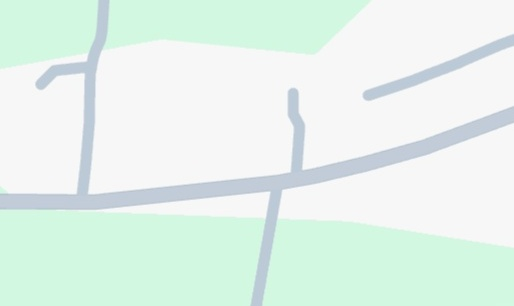
#> input picture temp.jpg, 514 x 306 px
$ python -i todo.py   (imports and definitions only)
#> lines starting #> are read from the running program, lines starting #| are printed output that depends on the picture; after the words box and inside, x2 and y2 are one past the last pixel; in counts of white or black regions, pixels touching at a corner belong together
import cv2
import numpy as np
import random
import os
from skimage.morphology import skeletonize

def extract_centerline_and_junctions(image_path, debug=False):
#> called with image_path = 'temp.jpg', debug = False
    img = cv2.imread(image_path)
#> img is the input picture: shape (306, 514, 3); mean B, G, R 235.6, 243.1, 227.6
    if img is None:
        raise FileNotFoundError("Không tìm thấy ảnh gốc.")


    # Lọc màu đường (BGR)
    color_min_tong = np.array([0, 0, 0], dtype=np.uint8)
    color_max_tong = np.array([246, 225, 255], dtype=np.uint8)


    color_min_duong = np.array([170, 0, 0], dtype=np.uint8)
    color_max_duong = np.array([255, 229, 255], dtype=np.uint8)


    # Lọc màu chữ (BGR)
    color_min_chu = np.array([0, 0, 0], dtype=np.uint8)
    color_max_chu = np.array([255, 198, 246], dtype=np.uint8)

    # 3 mask chính
    mask_duong_tong = cv2.inRange(img, color_min_tong, color_max_tong)
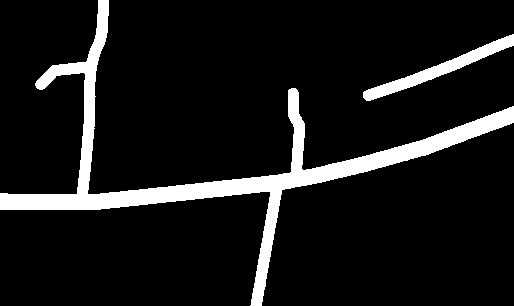
#> mask_duong_tong: shape (306, 514); 9.7% white; 2 white regions, box (x1, y1, x2, y2) and area: (0, 0, 514, 306) 13451, (363, 34, 514, 101) 1817

    mask_duong_raw = cv2.inRange(img, color_min_duong, color_max_duong)
#> mask_duong_raw: shape (306, 514); 9.9% white; 2 white regions, box (x1, y1, x2, y2) and area: (0, 0, 514, 306) 13728, (362, 34, 514, 101) 1866

    mask_chu = cv2.inRange(img, color_min_chu, color_max_chu)
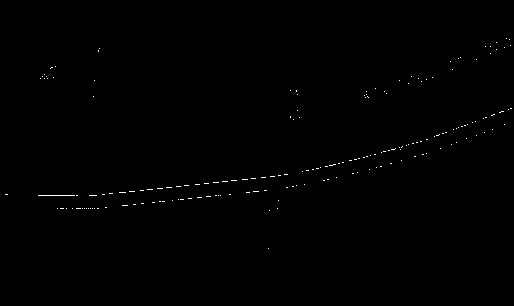
#> mask_chu: shape (306, 514); 0.27% white in thin lines or dots, all inside (x1, y1, x2, y2) = (5, 38, 512, 249)


    mask_duong = cv2.bitwise_and(mask_duong_raw, mask_duong_raw, mask=cv2.bitwise_not(mask_chu))
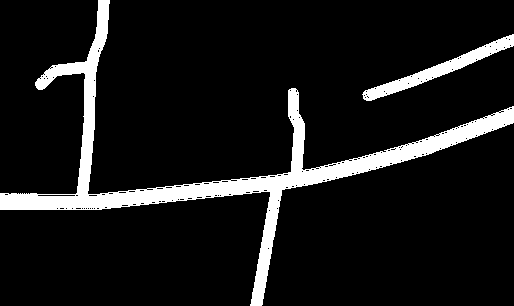
#> mask_duong: shape (306, 514); 9.6% white; 2 white regions, box (x1, y1, x2, y2) and area: (0, 0, 514, 306) 13327, (362, 34, 514, 101) 1836

    # Bước 1: Tạo mask đường đầy đủ bằng cách loại bỏ chữ khỏi mask tổng
    mask_road_full = cv2.bitwise_and(mask_duong_tong, cv2.bitwise_not(mask_chu))
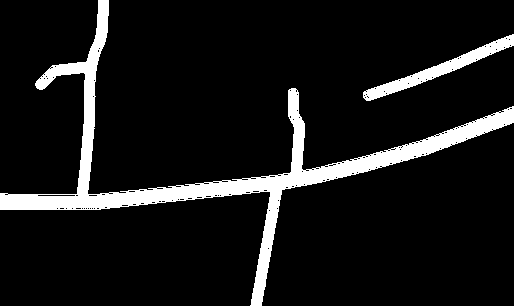
#> mask_road_full: shape (306, 514); 9.4% white; 2 white regions, box (x1, y1, x2, y2) and area: (0, 0, 514, 306) 13050, (363, 34, 514, 101) 1787

    # Bước 2: Kết hợp mask đường ban đầu (đã có chi tiết) với mask đường đầy đủ
    mask_road_clean = cv2.bitwise_or(mask_duong_tong, mask_road_full)

    # Bước 3: Làm mịn và khôi phục các đoạn bị đứt bằng morphology
    kernel = cv2.getStructuringElement(cv2.MORPH_RECT, (8, 8))


    kernel_noise = cv2.getStructuringElement(cv2.MORPH_RECT, (3, 3))
    mask_road_clean = cv2.morphologyEx(mask_road_clean, cv2.MORPH_OPEN, kernel_noise)
#> mask_road_clean: shape (306, 514); 9.7% white; 2 white regions, box (x1, y1, x2, y2) and area: (0, 0, 514, 306) 13448, (363, 34, 514, 101) 1817

    # kernel = cv2.getStructuringElement(cv2.MORPH_RECT, (7, 7))
    # mask_closed = cv2.morphologyEx(mask, cv2.MORPH_CLOSE, kernel, iterations=2)


    mask_road_clean = cv2.morphologyEx(mask_road_clean, cv2.MORPH_CLOSE, kernel)
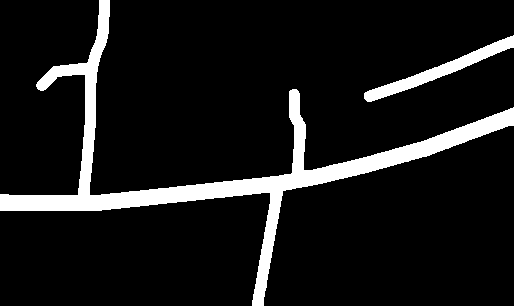
#> mask_road_clean: shape (306, 514); 9.7% white; 2 white regions, box (x1, y1, x2, y2) and area: (0, 0, 514, 306) 13488, (364, 35, 514, 102) 1806

#    mask_road_clean loại bỏ đường trường hợp chữ nằm trên đường , giờ cần xử lí trường hợp cữ chữ nằm sát đường


    # Loại bỏ chữ khỏi mask đường

    # Tạo thư mục và lưu ảnh
    mask_tong = cv2.bitwise_or(mask_duong_raw, mask_chu)
    cv2.imwrite("output/mask_tong.png", mask_duong_tong)
    os.makedirs("output", exist_ok=True)
    cv2.imwrite("output/mask_duong.png", mask_duong)
    cv2.imwrite("output/mask_chu.png", mask_chu)
    cv2.imwrite("output/mask_road_clean.png", mask_road_clean)

    # Loại bỏ vùng nhỏ
    num_labels, labels, stats, _ = cv2.connectedComponentsWithStats(mask_road_clean, connectivity=8)
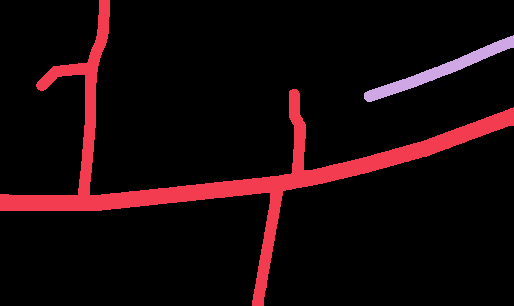
#> labels: shape (306, 514) int32; 3 distinct labels, from 0 to 2; one colour per label, 0 black
#> num_labels = 3; stats = [[0, 0, 514, 306, 141990], [0, 0, 514, 306, 13488], [364, 35, 150, 67, 1806]]
    clean_binary = np.zeros_like(mask_road_clean)
    for i in range(1, num_labels):
        if stats[i, cv2.CC_STAT_AREA] > 500:
            clean_binary[labels == i] = 255

    # Skeleton hóa
    binary_bool = clean_binary > 0
    skeleton = skeletonize(binary_bool).astype(np.uint8) * 255
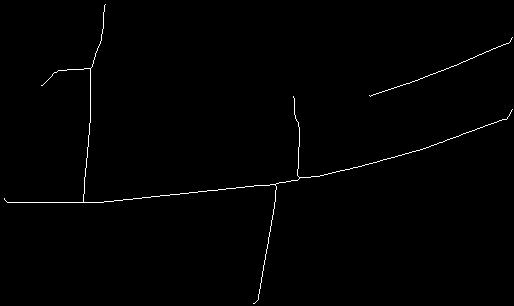
#> skeleton: shape (306, 514); 0.71% white in thin lines or dots

    height, width = skeleton.shape
#> height = 306; width = 514

    # Tìm nút giao
    junctions = []
    for y in range(1, height - 1):
        for x in range(1, width - 1):
            if skeleton[y, x] == 255:
                roi = skeleton[y-1:y+2, x-1:x+2]
                count = cv2.countNonZero(roi) - 1
                if count >= 3:
                    junctions.append((x, y))
#> after the loop, junctions = [(89, 68), (90, 68), (90, 69), (299, 177), (300, 177), (299, 178), (274, 184), (275, 184), (275, 185), (83, 201), (82, 202), (83, 202), (84, 202)]

    # Thêm điểm gần viền
    border_margin = 5
    for y in range(height):
        for x in range(width):
            if skeleton[y, x] == 255:
                if x < border_margin or y < border_margin or x >= width - border_margin or y >= height - border_margin:
                    junctions.append((x, y))
#> after the loop, junctions = 33 pairs, first value 4 to 512, second value 4 to 303

    # Tính degree để tìm điểm cuối
    degree = np.zeros_like(skeleton, dtype=np.uint8)
    for y in range(1, height - 1):
        for x in range(1, width - 1):
            if skeleton[y, x] == 255:
                roi = skeleton[y-1:y+2, x-1:x+2]
                degree[y, x] = cv2.countNonZero(roi) - 1

    endpoints = [(x, y) for y in range(height) for x in range(width)
                 if skeleton[y, x] == 255 and degree[y, x] == 1]
#> endpoints = [(105, 4), (512, 37), (41, 85), (369, 95), (293, 96), (512, 109), (4, 198), (253, 303)]
    # [6 lines of commented-out code are left out]
    def get_neighbors(x, y):
        neighbors = []
        for dx in [-1, 0, 1]:
            for dy in [-1, 0, 1]:
                if dx == 0 and dy == 0:
                    continue
                nx, ny = x + dx, y + dy
                if 0 <= nx < width and 0 <= ny < height:
                    if skeleton[ny, nx] == 255:
                        neighbors.append((nx, ny))
        return neighbors

    visited = np.zeros_like(skeleton, dtype=bool)
    segments = []
    segments_seen = set()

    def trace_segment(start, next_pixel):
        path = [start]
        stack = [(next_pixel, start)]
        while stack:
            (cx, cy), prev = stack.pop()
            if visited[cy, cx]:
                continue
            visited[cy, cx] = True
            path.append((cx, cy))
            if (cx, cy) in junctions or (cx, cy) in endpoints or cx == 0 or cy == 0 or cx == width - 1 or cy == height - 1:
                break
            neighbors = [n for n in get_neighbors(cx, cy) if n != prev and not visited[n[1], n[0]]]
            for n in neighbors:
                stack.append((n, (cx, cy)))
        return path

    for (x, y) in junctions + endpoints:
        for (nx, ny) in get_neighbors(x, y):
            if not visited[ny, nx]:
                segment = trace_segment((x, y), (nx, ny))
                if len(segment) > 2:
                    endpoints_pair = tuple(sorted([segment[0], segment[-1]]))
                    if endpoints_pair not in segments_seen:
                        segments_seen.add(endpoints_pair)
                        segments.append(segment)
#> this loop made 41 passes
#> (x, y) on passes 1, 2, 3, 4, 5, 6, 7, 8, 9, 10, 11, 15: (89, 68), (90, 68), (90, 69), (299, 177), (300, 177), (299, 178), (274, 184), (275, 184), (275, 185), (83, 201), (82, 202), (512, 37)
#> (x, y) on passes 12, 13, 14, 26, 27, 28: (83, 202), (84, 202), (105, 4), (509, 114), (509, 115), (4, 198)
#> after the loop, segments = 10 items; segments_seen = 10 items

    # Gộp nút giao
    def group_junctions(junctions, radius=5):
#> called with radius = 5
        grouped = []
#> grouped = []
        used = [False] * len(junctions)
#> used = 33 items, first 6: False, False, False, False, False, False
        junctions = list(junctions)
        for i, (x1, y1) in enumerate(junctions):
            if used[i]:
                continue
            group = [(x1, y1)]
            used[i] = True
            for j, (x2, y2) in enumerate(junctions):
                if not used[j] and np.hypot(x1 - x2, y1 - y2) < radius:
                    group.append((x2, y2))
                    used[j] = True
            gx = int(np.mean([pt[0] for pt in group]))
            gy = int(np.mean([pt[1] for pt in group]))
            grouped.append((gx, gy))
#> this loop made 33 passes
#> (x1, y1, gx, gy) on passes 1, 4, 7, 10, 14, 15, 20, 21, 26, 28, 30: (89, 68, 89, 68), (299, 177, 299, 177), (274, 184, 274, 184), (83, 201, 83, 201), (105, 4, 105, 4), (512, 37, 510, 39), (509, 42, 509, 42), (512, 109, 510, 111), (509, 114, 509, 114), (4, 198, 4, 198), (256, 301, 254, 302)
#> after the loop, grouped = [(89, 68), (299, 177), (274, 184), (83, 201), (105, 4), (510, 39), (509, 42), (510, 111), (509, 114), (4, 198), (254, 302)]; used = 33 items, first 6: True, True, True, True, True, True
        return grouped

    def simplify_segment(segment, epsilon=2.0):
        contour = np.array(segment, dtype=np.int32).reshape((-1, 1, 2))
        simplified = cv2.approxPolyDP(contour, epsilon, False)
        return [tuple(pt[0]) for pt in simplified]

    junctions = group_junctions(junctions, radius=5)
#> junctions has the same summary as grouped in group_junctions

    sampled_segments = []
    for segment in segments:
        simplified = simplify_segment(segment, epsilon=2.0)
        sampled_segments.append(simplified)
#> this loop made 10 passes
#> simplified on passes 1 to 10: [(89, 68), (58, 70), (41, 85)], [(90, 68), (101, 40), (105, 4)], [(90, 69), (90, 122), (83, 201)], [(299, 177), (299, 127), (294, 114), (293, 96)], [(300, 177), (319, 176), (419, 150), (506, 119), (509, 115)], [(299, 178), (275, 184)], [(274, 184), (84, 202)], [(275, 185), (274, 208), (256, 301)], [(82, 202), (7, 202), (4, 199)], [(509, 42), (417, 80), (369, 95)]
#> after the loop, sampled_segments = 10 items

    # Sắp xếp đoạn theo vị trí nút giao
    junction_midpoints = [tuple(seg[len(seg)//2]) for seg in sampled_segments if len(seg) >= 2]
#> junction_midpoints = [(58, 70), (101, 40), (90, 122), (294, 114), (419, 150), (275, 184), (84, 202), (274, 208), (7, 202), (417, 80)]
    sorted_data = sorted(zip(sampled_segments, junction_midpoints), key=lambda item: (item[1][1], item[1][0]))
#> sorted_data = 10 items
    sampled_segments, junction_midpoints = zip(*sorted_data) if sorted_data else ([], [])
#> junction_midpoints = ((101, 40), (58, 70), (417, 80), (294, 114), (90, 122), (419, 150), (275, 184), (7, 202), (84, 202), (274, 208))
    sampled_segments = list(sampled_segments)
    junction_midpoints = list(junction_midpoints)
#> junction_midpoints = [(101, 40), (58, 70), (417, 80), (294, 114), (90, 122), (419, 150), (275, 184), (7, 202), (84, 202), (274, 208)]

    if debug:
        cv2.imshow("Mask Duong Raw", mask_duong_raw)
        cv2.imshow("Mask Chu", mask_chu)
        cv2.imshow("Mask Duong", mask_duong)
        cv2.imshow("Clean Binary", clean_binary)
        cv2.imshow("Skeleton", skeleton)
        cv2.waitKey(0)
        cv2.destroyAllWindows()

    return sampled_segments, junctions, junction_midpoints

>>> result = extract_centerline_and_junctions('temp.jpg')
